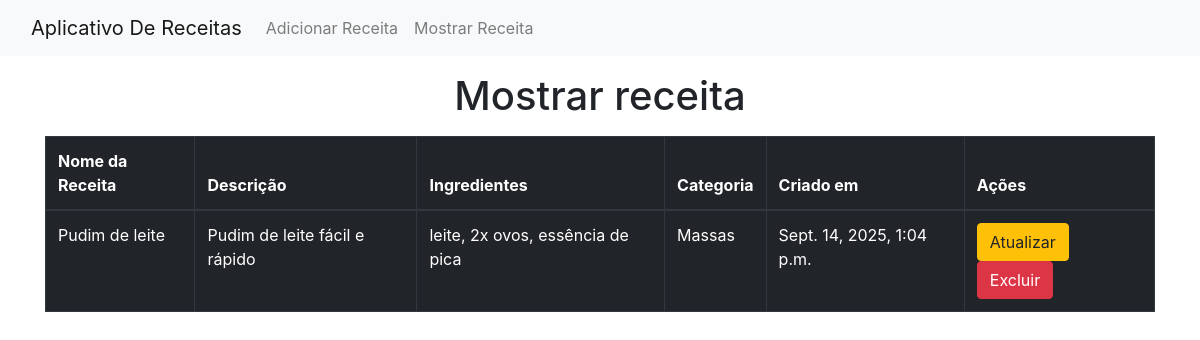
/show/, run on an earlier commit of the app's database.
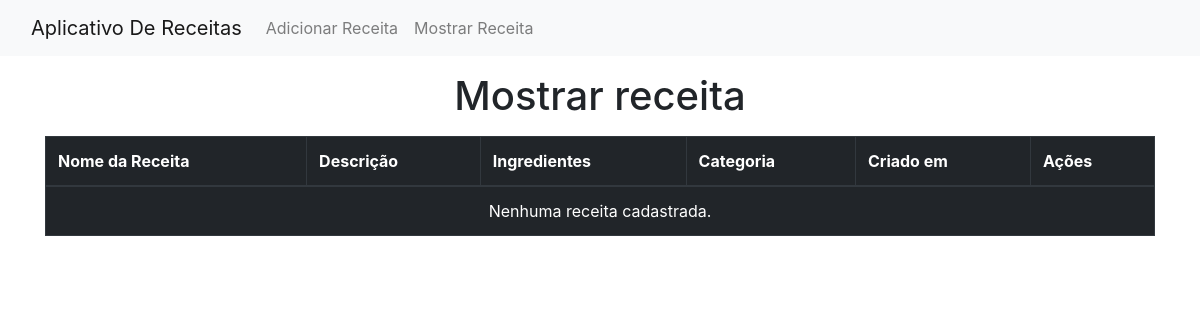
And on a later commit of the database.
### app_receitas/models.py (models this page shows, shortened)
class Receitas(models.Model):
    nome_receita = models.CharField(max_length=100)
    descricao = models.CharField(max_length=200)
    ingredientes = models.CharField(max_length=200)
    criado_em = models.DateTimeField(auto_now_add= True)
    categoria = models.ForeignKey(Categoria, on_delete=models.CASCADE, null=True, blank=True)

class Categoria(models.Model):
    nome = models.CharField(max_length=100)

### app_receitas/views.py (the view)
# urls.py: path('show/', views.MostrarReceitaView, name='show_url'),
def MostrarReceitaView(request):
    obj = Receitas.objects.all()
    return render(request, "receitas/paginas/exibir.html", {"obj": obj})

### app_receitas/templates/receitas/paginas/exibir.html (shortened to what this page needs)
{% extends 'receitas/parciais/head.html' %}
{% block content %}
<div class="container">
  <h1 class="text-center mt-3 mb-3">Mostrar receita</h1>
  <table class="table table-dark table-bordered">
    <thead>
      <tr>
        <th>Nome da Receita</th>
        <th>Descrição</th>
        <th>Ingredientes</th>
        <th>Categoria</th>
        <th>Criado em</th>
        <th>Ações</th>
      </tr>
    </thead>
    <tbody>
      {% for i in obj %}
      <tr>
        <td>{{ i.nome_receita }}</td>
        <td>{{ i.descricao }}</td>
        <td>{{ i.ingredientes }}</td>
        <td>{{ i.categoria.nome }}</td>
        <td>{{ i.criado_em }}</td>
        <td>
          <a href="{% url 'update_url' i.id %}" class="btn btn-warning">Atualizar</a>
          <a href="{% url 'delete_url' i.id %}" class="btn btn-danger">Excluir</a>
        </td>
      </tr>
      {% empty %}
      <tr>
        <td colspan="6" class="text-center">Nenhuma receita cadastrada.</td>
      </tr>
      {% endfor %}
    </tbody>
  </table>
</div>
{% endblock %}

### app_receitas/templates/receitas/parciais/head.html (shortened to what this page needs)
<!DOCTYPE html>
<html lang="pt-BR">
<head>
  <link
    rel="stylesheet"
    href="https://cdn.jsdelivr.net/npm/bootstrap@4.0.0/dist/css/bootstrap.min.css"
  />
</head>
<body>
  <nav class="navbar navbar-expand-lg navbar-light bg-light">
    <div class="container-fluid">
      <a class="navbar-brand" href="{% url 'receitas_url' %}">Aplicativo De Receitas</a>
      <div class="collapse navbar-collapse" id="navbarNav">
        <ul class="navbar-nav">
          <li class="nav-item">
            <a class="nav-link" href="{% url 'receitas_url' %}">Adicionar Receita</a>
          </li>
          <li class="nav-item">
            <a class="nav-link" href="{% url 'show_url' %}">Mostrar Receita</a>
          </li>
        </ul>
      </div>
    </div>
  </nav>
  {% block content %}{% endblock %}
</body>
</html>

What changed in the data, as far as the page shows it:
removed Receitas: nome_receita "Pudim de leite", descricao "Pudim de leite fácil e rápido", ingredientes "leite, 2x ovos, essência de pica", categoria.nome "Massas", criado_em "Sept. 14, 2025, 1:04 p.m."
Also different on the page:
text now shown: "Nenhuma receita cadastrada."
